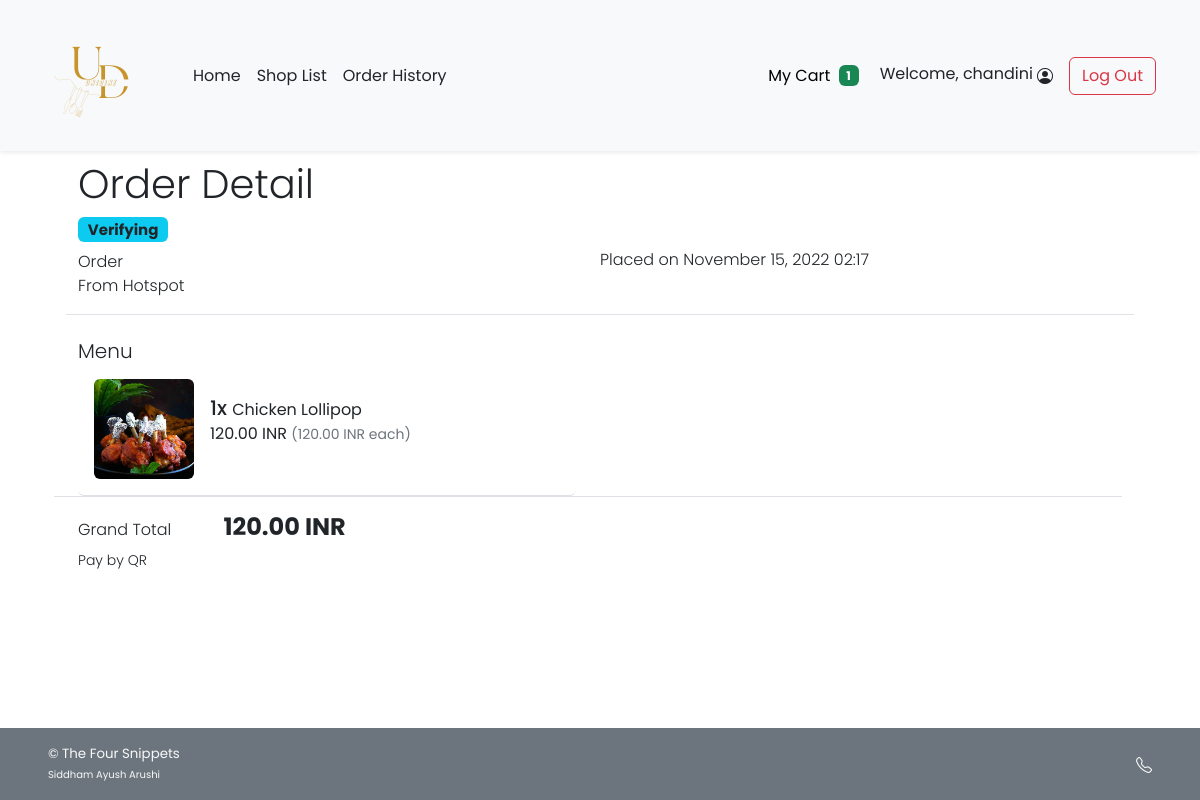
Page /cust_order_detail.php?orh_id=82 (signed in) on the committed database.
### tables this page shows
CREATE TABLE `shop` (
  `s_username` varchar(45) NOT NULL,
  `s_pwd` varchar(45) NOT NULL,
  `s_name` varchar(100) NOT NULL,
  `s_location` varchar(100) NOT NULL,
  `s_email` varchar(100) NOT NULL,
  `s_phoneno` varchar(45) NOT NULL,
  `s_pic` text DEFAULT NULL,
  `s_id` int(11) NOT NULL
);

CREATE TABLE `order_header` (
  `orh_id` int(11) NOT NULL,
  `c_id` int(11) NOT NULL,
  `s_id` int(11) NOT NULL,
  `p_id` int(11) NOT NULL,
  `orh_ordertime` timestamp NOT NULL DEFAULT current_timestamp(),
  `orh_orderstatus` varchar(45) NOT NULL,
  `orh_finishedtime` datetime DEFAULT NULL,
  `t_id` varchar(45) NOT NULL
);

CREATE TABLE `order_detail` (
  `ord_id` int(11) NOT NULL,
  `orh_id` int(11) NOT NULL,
  `f_id` int(11) NOT NULL,
  `ord_amount` int(11) NOT NULL,
  `ord_buyprice` decimal(6,2) NOT NULL,
  `ord_note` text DEFAULT NULL
);

CREATE TABLE `food` (
  `f_id` int(11) NOT NULL,
  `s_id` int(11) NOT NULL,
  `f_name` varchar(100) NOT NULL,
  `f_price` decimal(6,2) NOT NULL,
  `f_pic` text DEFAULT NULL
);

### cust_order_detail.php (the view, shortened to what this page needs)
<!DOCTYPE html>
<html lang="en">
<head>
    <?php
        include("conn_db.php");
        include('head.php');
    ?>
    <link href="css/main.css" rel="stylesheet">
    <link href="css/menu.css" rel="stylesheet">
</head>
<body class="d-flex flex-column h-100">
    <?php include('nav_header.php')?>
    <div class="container px-5 py-4" id="cart-body">
        <div class="row my-4 border-bottom">
            <a class="nav nav-item text-decoration-none text-muted mb-2" href="#" onclick="history.back();">
            </a>
            <h2 class="pt-3 display-6">Order Detail</h2>
            <?php
                $orh_id = $_GET["orh_id"];
                $orh_query = "SELECT * FROM order_header WHERE orh_id = {$orh_id}";
                $orh_arr = $mysqli -> query($orh_query) -> fetch_array();
            ?>
            <div class="row row-cols-1 row-cols-md-2">
                <div class="col mb-2 mb-md-0">
                    <ul class="list-unstyled fw-light">
                        <li class="list-item mb-2">
                            <?php if($orh_arr["orh_orderstatus"]=="VRFY"){ ?>
                                <h5><span class="fw-bold badge bg-info text-dark">Verifying</span></h5>
                            <?php }else if($orh_arr["orh_orderstatus"]=="ACPT"){ ?>
                                <h5><span class="fw-bold badge bg-secondary text-dark">Accepted</span></h5>
                            <?php }else if($orh_arr["orh_orderstatus"]=="PREP"){ ?>
                                <h5><span class="fw-bold badge bg-warning text-dark">Preparing</span></h5>
                            <?php }else if($orh_arr["orh_orderstatus"]=="RDPK"){ ?>
                                <h5><span class="fw-bold badge bg-primary text-white">Ready to pick up</span></h5>
                            <?php }else if($orh_arr["orh_orderstatus"]=="FNSH"){?>
                                <h5><span class="fw-bold badge bg-success text-white">Completed</span></h5>
                            <?php }else if($orh_arr["orh_orderstatus"]=="CNCL"){?>
                                <h5><span class="fw-bold badge bg-danger text-white">Cancelled</span></h5>
                            <?php } ?>
                        </li>
                        <li class="list-item">Order </li>
                        <li class="list-item">From
                            <?php
                                $shop_query = "SELECT s_name FROM shop WHERE s_id = {$orh_arr['s_id']};";
                                $shop_arr = $mysqli -> query($shop_query) -> fetch_array();
                                echo $shop_arr["s_name"];
                            ?>
                        </li>
                    </ul>
                </div>
                <div class="col">
                    <ul class="list-unstyled fw-light">
                        <?php
                            $od_placedate = (new Datetime($orh_arr["orh_ordertime"])) -> format("F j, Y H:i");
                        ?>
                        <li class="mb-2">&nbsp;</li>
                        <li>Placed on <?php echo $od_placedate;?></li>
                    </ul>
                </div>
            </div>
        </div>
        <div class="row mb-5">
            <div class="col">
                <div class="row row-cols-1">
                    <div class="col">
                        <h5 class="fw-light">Menu</h5>
                    </div>
                    <div class="col row row-cols-1 row-cols-md-2 border-bottom">
                        <?php
                            $ord_query = "SELECT f.f_name,f.f_pic,ord.ord_amount,ord.ord_buyprice,ord_note FROM order_detail ord INNER JOIN food f ON ord.f_id = f.f_id WHERE ord.orh_id = {$orh_id}";
                            $ord_result = $mysqli -> query($ord_query);
                            while($ord_row = $ord_result -> fetch_array()){
                        ?>
                        <div class="col">
                            <ul class="list-group">
                                <li class="list-group-item d-flex border-0 pb-3 border-bottom w-100 justify-content-between align-items-center">
                                    <div class="image-parent">
                                        <img
                                        <?php
                                            if(is_null($ord_row["f_pic"])){echo "src='img/default.png'";}
                                            else{echo "src=\"img/{$ord_row['f_pic']}\"";}
                                        ?>
                                        class="img-fluid rounded"
                                        style="width: 100px; height:100px; object-fit:cover;" alt="<?php echo $ord_row["f_name"]?>">
                                        </div>
                                    <div class="ms-3 me-auto">
                                        <div class="fw-normal"><span class="h5"><?php echo $ord_row["ord_amount"]?>x </span><?php echo $ord_row["f_name"]?>
                                            <p><?php printf("%.2f INR <small class='text-muted'>(%.2f INR each)</small>",$ord_row["ord_buyprice"]*$ord_row["ord_amount"],$ord_row["ord_buyprice"]);?><br />
                                            </p>
                                        </div>
                                </li>
                            </ul>
                        </div>
                        <?php } ?>
                    </div>
                    <div class="col my-3">
                        <ul class="list-inline justify-content-between">
                            <li class="list-inline-item fw-light me-5">Grand Total</li>
                            <li class="list-inline-item fw-bold h4">
                                <?php
                                    $gt_query = "SELECT SUM(ord_amount*ord_buyprice) AS gt FROM order_detail WHERE orh_id = {$orh_id}";
                                    $gt_arr = $mysqli -> query($gt_query) -> fetch_array();
                                    printf("%.2f INR",$gt_arr["gt"]);
                                ?>
                            </li>
                            <li class="list-item fw-light small">Pay by  QR
                            </li>
                        </ul>
                    </div>
                </div>
            </div>
        </div>
    </div>
    <?php include('footer.php')?>
</body>
</html>

### css/main.css (style rules this page uses)
html { height: 100%; }
body { height: 100%; padding-top: 4rem; margin-bottom: -50px; font-family: 'Poppins', 'Noto Sans Thai', sans-serif; }
a { cursor: pointer; }

### css/menu.css (style rules this page uses)
html, body { height: 100%; }
.image-parent { max-width: 100px; }

### rows in the picture
shop: s_name "Hotspot"
order_header: orh_ordertime "November 15, 2022 02:17"
order_detail: f.f_pic (picture), ord_amount "1", f.f_name "Chicken Lollipop", $ord_row['ord_buyprice']*$ord_row['ord_amount'] "120.00", ord_buyprice "120.00"

### other values in the picture
$incart_amt "1"
$_SESSION['firstname'] "chandini"
$gt_arr["gt"] "120.00"
